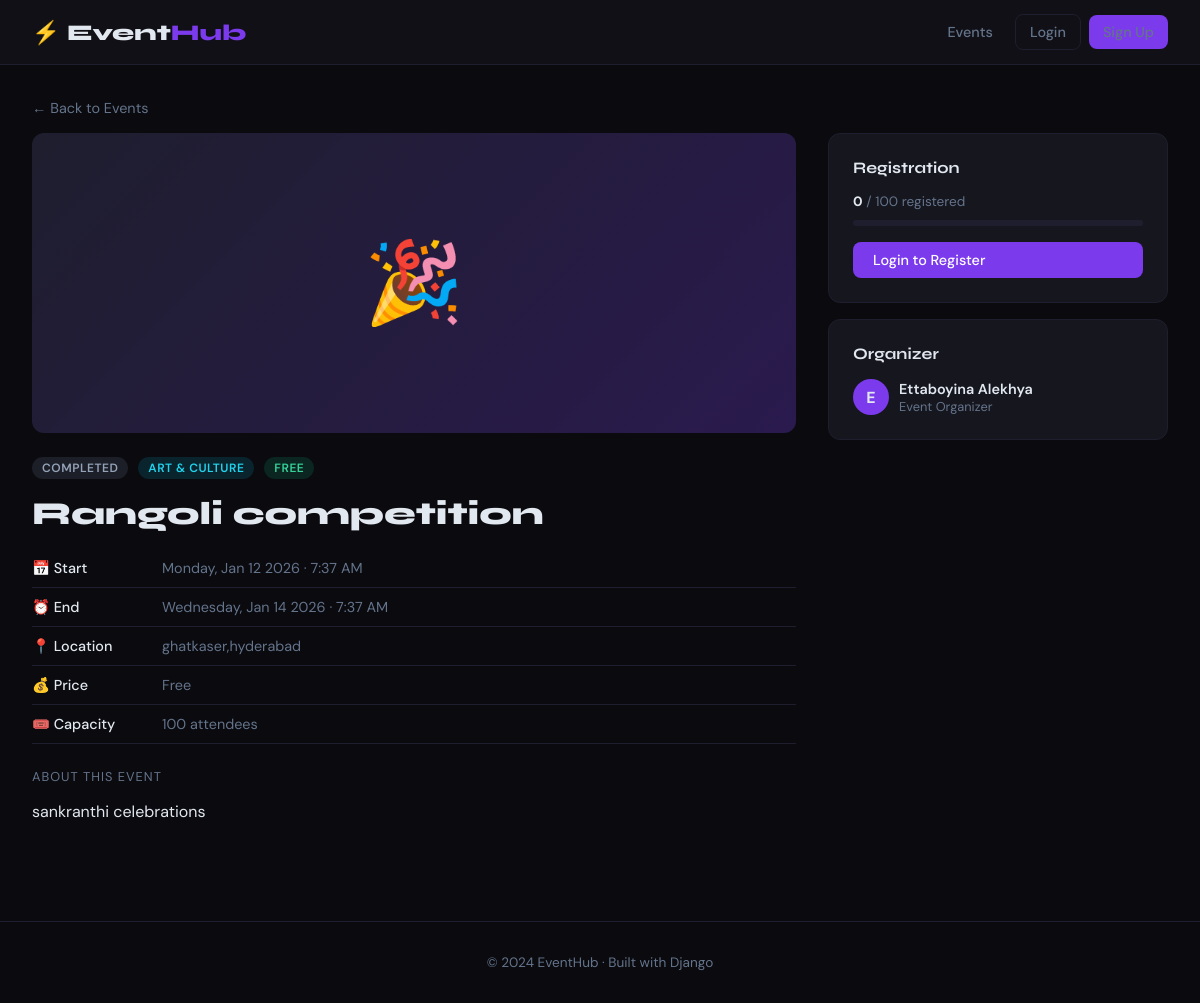
The app's page /events/1/ with its own data.
### events/models.py (models this page shows, shortened)
class Event(models.Model):
    STATUS_CHOICES = [
        ('upcoming',  'Upcoming'),
        ('ongoing',   'Ongoing'),
        ('completed', 'Completed'),
        ('cancelled', 'Cancelled'),
    ]
    title         = models.CharField(max_length=200)
    description   = models.TextField()
    category      = models.ForeignKey(Category, on_delete=models.SET_NULL, null=True, blank=True)
    organizer     = models.ForeignKey(User, on_delete=models.CASCADE, related_name='organized_events')
    location      = models.CharField(max_length=300)
    start_date    = models.DateTimeField()
    end_date      = models.DateTimeField()
    max_attendees = models.PositiveIntegerField(default=100)
    image         = models.ImageField(upload_to='event_images/', blank=True, null=True)
    status        = models.CharField(max_length=20, choices=STATUS_CHOICES, default='upcoming')
    is_free       = models.BooleanField(default=True)
    ticket_price  = models.DecimalField(max_digits=10, decimal_places=2, default=0.00)
    created_at    = models.DateTimeField(auto_now_add=True)
    updated_at    = models.DateTimeField(auto_now=True)
    class Meta:
        ordering = ['start_date']
    @property
    def registered_count(self):
        return self.registrations.filter(status='confirmed').count()

class Category(models.Model):
    name        = models.CharField(max_length=100)
    description = models.TextField(blank=True)
    color       = models.CharField(max_length=7, default='#3B82F6')
    class Meta:
        verbose_name_plural = 'Categories'
        ordering = ['name']

### events/views.py (the view)
# urls.py: path('events/<int:pk>/',             views.event_detail,       name='event_detail'),
def event_detail(request, pk):
    event = get_object_or_404(Event, pk=pk)
    is_registered = False
    registration  = None
    if request.user.is_authenticated:
        registration  = Registration.objects.filter(event=event, attendee=request.user).first()
        is_registered = registration is not None and registration.status == 'confirmed'
    return render(request, 'events/event_detail.html', {
        'event':         event,
        'is_registered': is_registered,
        'registration':  registration,
        'form':          RegistrationForm(),
    })

### events/templates/events/event_detail.html (shortened to what this page needs)
{% extends 'events/base.html' %}
{% block content %}
<div class="container">
    <a href="{% url 'home' %}" style="color:var(--muted); text-decoration:none; font-size:.9rem; display:inline-block; margin-bottom:1rem;">← Back to Events</a>
    <div class="detail-layout">
        <div>
            <div class="event-hero">
                {% if event.image %}<img src="{{ event.image.url }}" alt="{{ event.title }}">{% else %}🎉{% endif %}
            </div>
            <div style="display:flex; gap:10px; margin-bottom:1rem; flex-wrap:wrap;">
                <span class="badge badge-{{ event.status }}">{{ event.get_status_display }}</span>
                {% if event.category %}<span class="badge" style="background:rgba(6,182,212,.15); color:#22d3ee;">{{ event.category.name }}</span>{% endif %}
                {% if event.is_free %}<span class="badge" style="background:rgba(16,185,129,.15); color:#34d399;">Free</span>{% endif %}
            </div>
            <h1 class="event-title">{{ event.title }}</h1>
            <div class="info-row"><span class="label">📅 Start</span>{{ event.start_date|date:"l, M d Y · g:i A" }}</div>
            <div class="info-row"><span class="label">⏰ End</span>{{ event.end_date|date:"l, M d Y · g:i A" }}</div>
            <div class="info-row"><span class="label">📍 Location</span>{{ event.location }}</div>
            <div class="info-row"><span class="label">💰 Price</span>{% if event.is_free %}Free{% else %}₹{{ event.ticket_price }}{% endif %}</div>
            <div class="info-row"><span class="label">🎟️ Capacity</span>{{ event.max_attendees }} attendees</div>
            <div style="margin-top:1.5rem;">
                <p style="color:var(--muted); font-size:.8rem; text-transform:uppercase; letter-spacing:1px; margin-bottom:.8rem;">About This Event</p>
                <p style="line-height:1.7;">{{ event.description }}</p>
            </div>
        </div>
        <div>
            <div class="card sidebar-card" style="margin-bottom:1rem;">
                <h3>Registration</h3>
                <div style="font-size:.85rem; color:var(--muted);">
                    <strong style="color:var(--text);">{{ event.registered_count }}</strong> / {{ event.max_attendees }} registered
                </div>
                <div class="seats-bar">
                </div>
                <div class="action-btns">
                    {% if user.is_authenticated %}
                        {% if event.organizer == user %}
                            <a href="{% url 'event_edit' event.pk %}" class="btn btn-secondary">✏️ Edit Event</a>
                            <a href="{% url 'event_attendees' event.pk %}" class="btn btn-outline">👥 Attendees</a>
                            <a href="{% url 'event_delete' event.pk %}" class="btn btn-danger">🗑 Delete</a>
                        {% elif is_registered %}
                            <div style="background:rgba(16,185,129,.1); border:1px solid rgba(16,185,129,.3); padding:10px 14px; border-radius:8px; color:#34d399; text-align:center; font-size:.9rem;">✅ You're registered!</div>
                            {% if event.status == 'upcoming' %}
                            <form method="post" action="{% url 'cancel_registration' event.pk %}">
                                {% csrf_token %}
                                <button type="submit" class="btn btn-danger" style="width:100%;" onclick="return confirm('Cancel your registration?')">Cancel Registration</button>
                            </form>
                            {% endif %}
                        {% elif event.is_full %}
                            <div style="color:var(--red); text-align:center; font-size:.9rem;">This event is full.</div>
                        {% elif event.status == 'upcoming' %}
                            <form method="post" action="{% url 'register_event' event.pk %}">
                                {% csrf_token %}
                                <label class="form-label">Notes (optional)</label>
                                {{ form.notes }}
                                <button type="submit" class="btn btn-primary" style="width:100%; margin-top:10px;">Register Now</button>
                            </form>
                        {% else %}
                            <div style="color:var(--muted); text-align:center; font-size:.9rem;">Registration closed.</div>
                        {% endif %}
                    {% else %}
                        <a href="{% url 'login' %}?next={{ request.path }}" class="btn btn-primary">Login to Register</a>
                    {% endif %}
                </div>
            </div>
            <div class="card sidebar-card">
                <h3>Organizer</h3>
                <div class="org-info">
                    <div class="org-avatar">{{ event.organizer.first_name.0|upper|default:event.organizer.username.0|upper }}</div>
                    <div>
                        <div style="font-weight:600; font-size:.9rem;">{{ event.organizer.get_full_name|default:event.organizer.username }}</div>
                        <div style="color:var(--muted); font-size:.8rem;">Event Organizer</div>
                    </div>
                </div>
            </div>
        </div>
    </div>
</div>
{% endblock %}

### events/templates/events/base.html (shortened to what this page needs)
<!DOCTYPE html>
<html lang="en">
<head>
</head>
<body>
<nav>
    <div class="nav-inner">
        <a class="logo" href="{% url 'home' %}">⚡ Event<span>Hub</span></a>
        <div class="nav-links">
            <a href="{% url 'home' %}">Events</a>
            {% if user.is_authenticated %}
                <a href="{% url 'my_events' %}">My Events</a>
                <a href="{% url 'event_create' %}" class="btn btn-primary btn-sm">+ Create</a>
                <a href="{% url 'logout' %}" class="btn btn-outline btn-sm">Logout</a>
            {% else %}
                <a href="{% url 'login' %}" class="btn btn-outline btn-sm">Login</a>
                <a href="{% url 'register' %}" class="btn btn-primary btn-sm">Sign Up</a>
            {% endif %}
        </div>
    </div>
</nav>
{% block content %}{% endblock %}
<footer>© 2024 EventHub · Built with Django</footer>
</body>
</html>

### events/templates/events/base.html (style rules this page uses)
*, *::before, *::after { box-sizing: border-box; margin: 0; padding: 0; }
:root { --bg: #0a0a0f; --surface: #111118; --card: #16161f; --border: #1e1e2e; --accent: #7c3aed; --accent2: #06b6d4; --green: #10b981; --red: #ef4444; --yellow: #f59e0b; --text: #e2e8f0; --muted: #64748b; --radius: 12px; }
body { font-family: 'DM Sans', sans-serif; background: var(--bg); color: var(--text); min-height: 100vh; }
nav { background: rgba(17,17,24,.95); backdrop-filter: blur(20px); border-bottom: 1px solid var(--border); position: sticky; top: 0; z-index: 100; padding: 0 2rem; }
.nav-inner { max-width: 1200px; margin: 0 auto; display: flex; align-items: center; justify-content: space-between; height: 64px; }
.logo { font-family: 'Syne', sans-serif; font-weight: 800; font-size: 1.4rem; color: var(--text); text-decoration: none; }
.logo span { color: var(--accent); }
.nav-links { display: flex; align-items: center; gap: 8px; }
.nav-links a { color: var(--muted); text-decoration: none; padding: 8px 14px; border-radius: 8px; font-size: .9rem; font-weight: 500; transition: all .2s; }
.btn { display: inline-flex; align-items: center; gap: 6px; padding: 9px 20px; border-radius: 8px; font-family: 'DM Sans', sans-serif; font-weight: 500; font-size: .9rem; border: none; cursor: pointer; text-decoration: none; transition: all .2s; }
.btn-primary { background: var(--accent); color: #fff; }
.btn-outline { background: transparent; border: 1px solid var(--border); color: var(--text); }
.btn-sm { padding: 6px 14px; font-size: .82rem; }
.container { max-width: 1200px; margin: 0 auto; padding: 2rem; }
.badge { display: inline-block; padding: 3px 10px; border-radius: 20px; font-size: .75rem; font-weight: 600; text-transform: uppercase; letter-spacing: .5px; }
.badge-completed { background: rgba(100,116,139,.2); color: #94a3b8; }
.card { background: var(--card); border: 1px solid var(--border); border-radius: var(--radius); overflow: hidden; }
footer { border-top: 1px solid var(--border); padding: 2rem; text-align: center; color: var(--muted); font-size: .85rem; margin-top: 4rem; }

### events/templates/events/event_detail.html (style rules this page uses)
.detail-layout { display: grid; grid-template-columns: 1fr 340px; gap: 2rem; align-items: start; }
.event-hero { height: 300px; background: linear-gradient(135deg,#1e1e2e,#2a1a4e); border-radius: var(--radius); overflow: hidden; margin-bottom: 1.5rem; display: flex; align-items: center; justify-content: center; font-size: 5rem; }
.event-title { font-family: 'Syne',sans-serif; font-size: 2rem; font-weight: 800; margin-bottom: 1rem; line-height: 1.2; }
.info-row { display: flex; align-items: center; gap: 10px; padding: 10px 0; border-bottom: 1px solid var(--border); color: var(--muted); font-size: .9rem; }
.info-row .label { color: var(--text); font-weight: 500; min-width: 120px; }
.sidebar-card { padding: 1.5rem; }
.sidebar-card h3 { font-family: 'Syne',sans-serif; font-weight: 700; font-size: 1rem; margin-bottom: 1rem; }
.seats-bar { background: var(--border); border-radius: 4px; height: 6px; margin: 10px 0; overflow: hidden; }
.action-btns { display: flex; flex-direction: column; gap: 8px; margin-top: 1rem; }
.org-info { display: flex; align-items: center; gap: 10px; margin-top: 1rem; }
.org-avatar { width: 36px; height: 36px; background: var(--accent); border-radius: 50%; display: flex; align-items: center; justify-content: center; font-weight: 700; }

### records on screen
Event: status "COMPLETED", category.name "ART & CULTURE", title "Rangoli competition", start_date "Monday, Jan 12 2026 · 7:37 AM", end_date "Wednesday, Jan 14 2026 · 7:37 AM", location "ghatkaser,hyderabad", max_attendees "100", description "sankranthi celebrations", registered_count "0", organizer.first_name.0 "E", organizer.get_full_name "Ettaboyina Alekhya"
